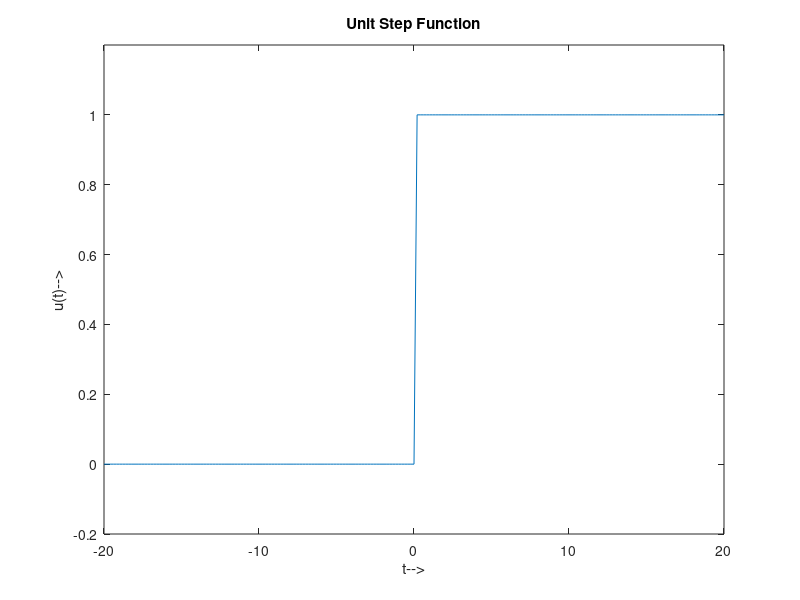

MATLAB code to generate this figure:
t = -20:0.2:20;
u_t = zeros(size(t));
k = 0;
for i = t
    if i > 0
        u_t(k+1) = 1;
    else
        u_t(k+1) = 0;
    end
    k = k + 1;
end
plot(t,u_t)
xlabel('t-->')
ylabel('u(t)-->')
xlim([-20 20])
ylim([-0.2 1.2])
title('Unit Step Function')